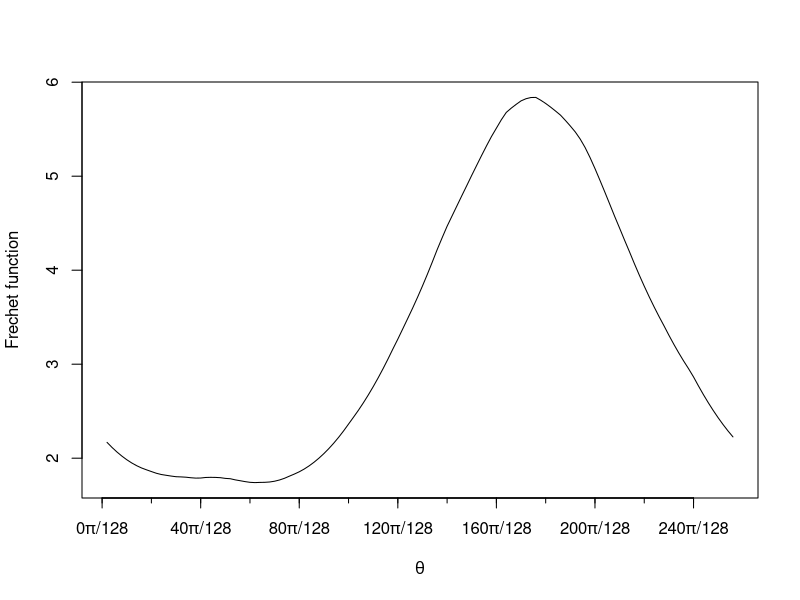
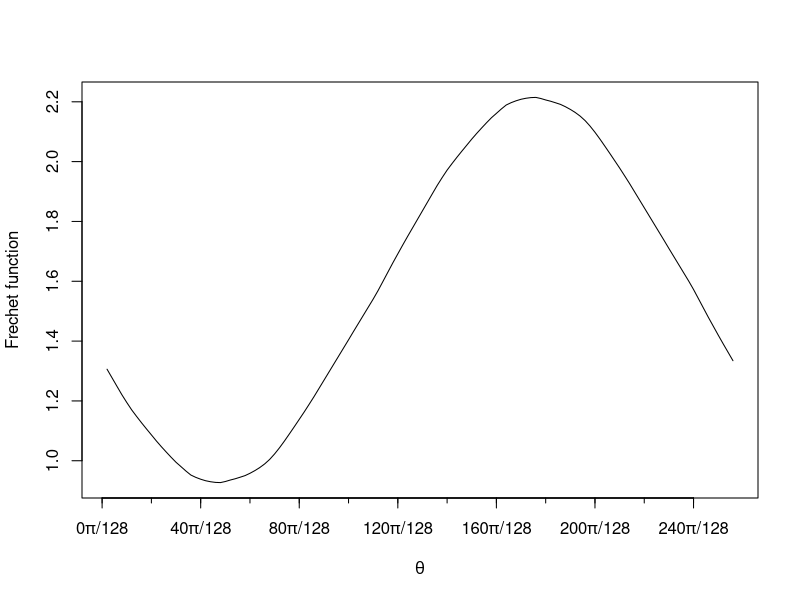
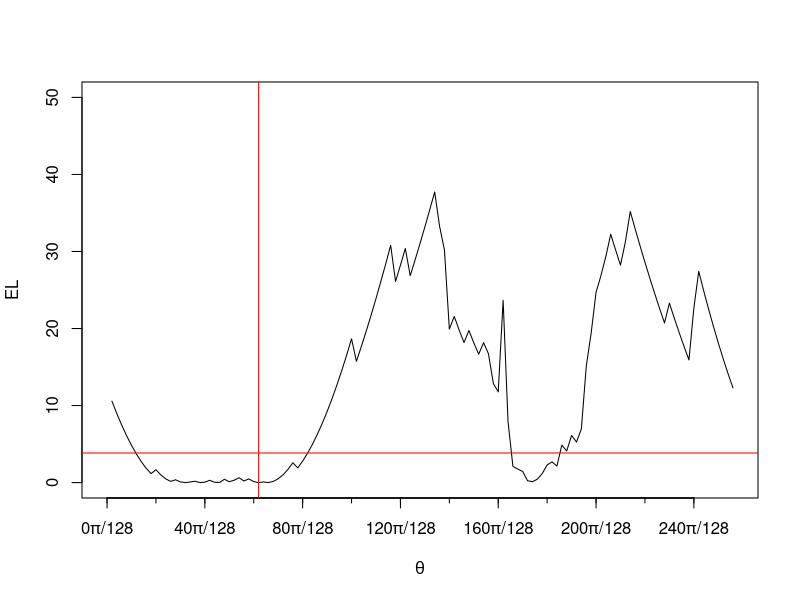
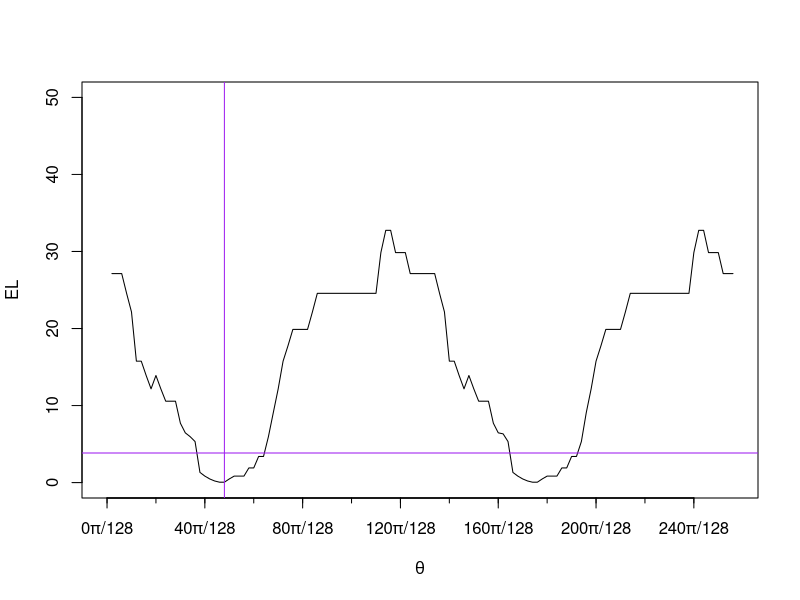

Write R code to recreate these figures, in order.
library(MASS)
library(progress)
library(circular)

turtle <- c(8,9,13,13,14,18,22,27,30,34,
            38,38,40,44,45,47,48,48,48,48,
            50,53,56,57,58,58,61,63,64,64,
            64,65,65,68,70,73,78,78,78,83,
            83,88,88,88,90,92,92,93,95,96,
            98,100,103,106,113,118,138,153,153,155,
            204,215,223,226,237,238,243,244,250,251,
            257,268,285,319,343,350)
turtle <- turtle*pi/180
n <- length(turtle)
t_direction <- array(0,dim=c(n,2))
for(i in 1:n){
  t_direction[i,1] <- cos(turtle[i])
  t_direction[i,2] <- sin(turtle[i])
}
########################################
#mean direction
cm <- sum(t_direction[,1])
sm <- sum(t_direction[,2])
t_mean_d <- coord2rad(cm,sm)
t_mean_d <- c(cos(1.120001),sin(1.120001))
t_mean_d
##########################################
#Compute Frechet mean
Fre_cand <- 128
Fre <- rep(0,Fre_cand)
ph_cand <- (seq(1:Fre_cand)-1)/Fre_cand*(2*pi)
for(i in 1:Fre_cand){
  m1 <- cos(ph_cand[i])
  m2 <- sin(ph_cand[i])
  m <- c(m1,m2)
  A <- 0
  for(k in 1:n){
    A <- A + acos(sum(m*t_direction[k,]))^2
  }
  Fre[i] <- A/n
}
##################################################
xlabels <- c(expression(paste(0,pi,"/",128)),
             expression(paste(40,pi,"/",128)),
             expression(paste(80,pi,"/",128)),
             expression(paste(120,pi,"/",128)),
             expression(paste(160,pi,"/",128)),
             expression(paste(200,pi,"/",128)),
             expression(paste(240,pi,"/",128)))
xvalues <- c(1:13-1)*10
xvalues2 <- c(1:7-1)*20
plot(Fre,type="l",xaxt="n",xlab=expression(theta),ylab="Frechet function")
axis(side=1,at=xvalues,labels=F,tcl=-0.25) 
axis(side=1,at=xvalues2,labels=xlabels) 
ind_FM <- which(Fre == min(Fre))
FM <- c(cos(ph_cand[ind_FM]),sin(ph_cand[ind_FM]))
FM
##########################################
#Compute Frechet median
F_med_cand <- 128
F_med <- rep(0,F_med_cand)
ph_cand <- (seq(1:F_med_cand)-1)/F_med_cand*(2*pi)
for(i in 1:F_med_cand){
  m1 <- cos(ph_cand[i])
  m2 <- sin(ph_cand[i])
  m <- c(m1,m2)
  A <- 0
  for(k in 1:n){
    A <- A + acos(sum(m*t_direction[k,]))
  }
  F_med[i] <- A/n
}

plot(F_med,type="l",xaxt="n",xlab=expression(theta),ylab="Frechet function")
axis(side=1,at=xvalues,labels=F,tcl=-0.25) 
axis(side=1,at=xvalues2,labels=xlabels) 
ind_F_med <- which(F_med == min(F_med))
Fmed <- c(cos(ph_cand[ind_F_med]),sin(ph_cand[ind_F_med]))
Fmed
######################
#g function
g_func <- function(x,ph){#x: vector, th: theta, ph: phi
  m1 <- cos(ph)
  m2 <- sin(ph)
  m <- c(m1,m2)
  #g1 <- x[1]*cos(ph) + x[2]*sin(ph)
  g1 <- -x[1]*sin(ph) + x[2]*cos(ph)
  A <- acos(sum(m*x))
  B <- sqrt(1-(sum(m*x))^2)
  C <- -2*sin(1)*(A/B)
  D <- C*g1
  return(D)
}
g_func2 <- function(x,ph){#x: vector, th: theta, ph: phi
  m1 <- cos(ph)
  m2 <- sin(ph)
  m <- c(m1,m2)
  g1 <- x[1]*cos(ph) + x[2]*sin(ph)
  C <- -2*sin(1)
  D <- C*g1
  return(D)
}
#C-matrix
C_mat <- function(ph){
  CM <- array(0,dim=c(2,2))
  CM[1,1] <- cos(ph);CM[1,2] <- -sin(ph)
  CM[2,1] <- sin(ph);CM[2,2] <-  cos(ph)
  return(CM)
}
######################
#g function for median
g_func_med <- function(x,ph){#x: vector, ph: phi
  m1 <- cos(ph)
  m2 <- sin(ph)
  m <- c(m1,m2)
  A <- x - sum(m*x)*m
  B <- sqrt(sum(A^2))
  C <- A/B
  D <- t(C_mat(ph))%*%C
  E <- D[2]
  return(E)
}
#######################
ph_vec <- (seq(1:128)-1)/128*(2*pi)
ph_N <- length(ph_vec)
EL_dual_opt <- array(0,dim=c(ph_N))
EL_dual_opt_med <- array(0,dim=c(ph_N))
#################################
g_mat <- array(0,dim=c(n,ph_N))
g_mat_med <- array(0,dim=c(n,ph_N))
for(i in 1:n){
  for(k in 1:ph_N){
    g_mat[i,k] <- g_func(t_direction[i,],ph_vec[k])
    g_mat_med[i,k] <- g_func_med(t_direction[i,],ph_vec[k])
  }
}

g_mat[15,17] <- g_func2(t_direction[15,],ph_vec[17])
g_mat[45,33] <- g_func2(t_direction[45,],ph_vec[33])
g_mat[15,81] <- 10000
g_mat[45,97] <- 10000
g_mat_med[15,17] <- 0
g_mat_med[45,33] <- 0
pb <- progress_bar$new(total = ph_N,
                       format = "[:bar] :percent : :eta",
                       clear = TRUE)
############################################
for(j in 1:ph_N){
  pb$tick()
  #Compute dual form of EL
  EL_dual <- function(lam1){
    g_vec2 <- rep(1,n)
    for(i in 1:n){
      g_vec2[i] <- -2*log(1+lam1*g_mat[i,j])
      }
    return(sum(g_vec2))
  }
  EL_dual_med <- function(lam2){
    g_vec2_med <- rep(1,n)
    for(i in 1:n){
      g_vec2_med[i] <- -2*log(1+lam2*g_mat_med[i,j])
    }
    return(sum(g_vec2_med))
  }
  lambda <- optim(0,EL_dual)$par
  lambda_med <- optim(0,EL_dual_med)$par
  #lambda <- nlm(EL_dual,0)
  EL_dual_opt[j] <- -EL_dual(lambda) 
  EL_dual_opt_med[j] <- -EL_dual_med(lambda_med) 
  Sys.sleep(1/ph_N)
  }
########################################
#compute confidence region
sp_point <- function(ph){
  s1 <- cos(ph)
  s2 <- sin(ph)
  s <- c(s1,s2)
  return(s)
}
dim <- 1
q_EL <- qchisq(0.95,df=dim)
#q_med <- 2*log(n)
q_med <- qchisq(0.95,df=dim)
ind_EL <- which(EL_dual_opt<=q_EL)
ind_EL_med <- which(EL_dual_opt_med<=q_med)
cr_point <- length(ind_EL)
CR_point <- array(0,dim=c(cr_point,2))
cr_point_med <- length(ind_EL_med)
CR_point_med <- array(0,dim=c(cr_point_med,2))
for(i in 1:cr_point){
  CR_point[i,1] <- cos(ph_vec[ind_EL[i]])
  CR_point[i,2] <- sin(ph_vec[ind_EL[i]])
}
for(i in 1:cr_point_med){
  CR_point_med[i,1] <- cos(ph_vec[ind_EL_med[i]])
  CR_point_med[i,2] <- sin(ph_vec[ind_EL_med[i]])
}

##################################################
xlabels <- c(expression(paste(0,pi,"/",128)),
             expression(paste(40,pi,"/",128)),
             expression(paste(80,pi,"/",128)),
             expression(paste(120,pi,"/",128)),
             expression(paste(160,pi,"/",128)),
             expression(paste(200,pi,"/",128)),
             expression(paste(240,pi,"/",128)))
xvalues <- c(1:13-1)*10
xvalues2 <- c(1:7-1)*20
##################################################
plot(EL_dual_opt,type="l",xlim=c(0,ph_N),ylim=c(0,50),xaxt="n",xlab=expression(theta),ylab="EL")
axis(side=1,at=xvalues,labels=F,tcl=-0.25) 
axis(side=1,at=xvalues2,labels=xlabels) 
abline(h=q_EL,col="red")
abline(v=ind_FM,col="red")
##################################################
plot(EL_dual_opt_med,type="l",xlim=c(0,ph_N),ylim=c(0,50),xaxt="n",xlab=expression(theta),ylab="EL")
axis(side=1,at=xvalues,labels=F,tcl=-0.25) 
axis(side=1,at=xvalues2,labels=xlabels) 
abline(h=q_med,col="purple")
abline(v=ind_F_med,col="purple")
